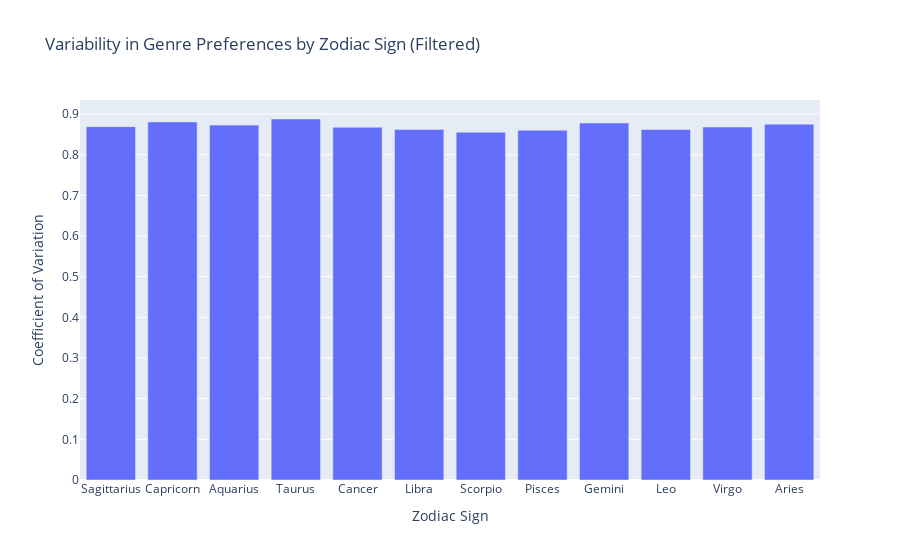

Here is the notebook cell this chart was saved with:
### Markdown cell above
##### 3. Specificity Analysis: Key Findings in Zodiac-Genre Preferences**:

Specificity measures how unique a zodiac sign's preference is compared to other signs, incorporating base rate adjustment:

1. **Base Rate Normalization**:
   - `normalized_pref(z,g) = (raw_pref(z,g) - base_rate(g)) / base_rate(g)`

2. **Specificity Calculation**:
   For each zodiac z and genre g:
   others_mean = mean(normalized_pref(other_signs,g))
   specificity(z,g) = normalized_pref(z,g) - others_mean

   This produces:
   - Positive values: preference stronger than other signs
   - Negative values: preference weaker than other signs
   - Magnitude: degree of preference uniqueness


###### Strong Positive Associations (Specificity > 0.15)
1. **Scorpio's Family/Animation Affinity**
   - Strongest positive association with Animation (0.175)
   - Similarly strong preference for Family Films (0.167)
   - Suggests Scorpio may be particularly drawn to imaginative, fantastical content

2. **Capricorn's Musical Connection**
   - Notable specificity for Musical films (0.170)
   - Interestingly contrasts with their strong aversion to Family Films

3. **Sagittarius's Thriller Preference**
   - Distinctive preference for Thrillers (0.125)
   - Also shows moderate interest in Crime Fiction (0.083)
   - Indicates potential attraction to suspenseful, complex narratives

###### Moderate Positive Associations (0.07-0.15)
- **Virgo**: Family Films (0.118)
- **Libra**: Musical (0.110)
- **Aquarius**: Action/Adventure (0.097)
- **Cancer**: Crime Fiction (0.086)

###### Notable Negative Associations (< -0.10)
1. **Strong Aversions**
   - Gemini: Family Films (-0.155)
   - Capricorn: Family Films (-0.154)
   - Sagittarius: Animation (-0.147)
   - Taurus: Musical (-0.149)

2. **Documentary Trend**
   - Consistently negative or near-zero specificity across all signs
   - Aries shows strongest aversion (-0.132)
   - Suggests documentary preference might be less influenced by zodiac

###### Balanced/Neutral Genres
- **Drama**: Relatively small specificity values across signs
- **Comedy**: Limited variation, suggesting universal appeal
- **Romance Film**: Moderate variations but no strong specificity

###### Pattern Analysis
1. **Genre Clustering**
   - Family Films and Animation often show correlated preferences
   - Crime Fiction and Thriller preferences tend to align
   - Musical preferences show distinct patterns from other genres

2. **Sign Characteristics**
   - Fire signs (Aries, Leo, Sagittarius) show varied preferences across genres
   - Earth signs (Taurus, Virgo, Capricorn) display strong contrasts
   - Air signs (Gemini, Libra, Aquarius) show moderate specificity patterns
   - Water signs (Cancer, Scorpio, Pisces) tend toward creative/emotional genres

###### Statistical Significance
- While these patterns are notable, effect sizes remain moderate
- Maximum specificity values around ±0.17 suggest subtle rather than deterministic relationships

### Code cell
# 15. Coefficient of variation plot
variability_plot = create_variability_plot(
    pref_df.std(axis=1) / pref_df.mean(axis=1),
    zodiac_signs
)
variability_plot.show()

### Figure 1 — Plotly figure (JSON) as saved in the notebook; plotly's stock layout.template omitted (floating-point values rounded to 4 significant figures)
{"data": [{"alignmentgroup": "True", "hovertemplate": "Zodiac Sign=%{x}<br>Coefficient of Variation=%{y}<extra></extra>", "legendgroup": "", "marker": {"color": "#636efa", "pattern": {"shape": ""}}, "name": "", "offsetgroup": "", "orientation": "v", "showlegend": false, "textposition": "auto", "type": "bar", "x": ["Sagittarius", "Capricorn", "Aquarius", "Taurus", "Cancer", "Libra", "Scorpio", "Pisces", "Gemini", "Leo", "Virgo", "Aries"], "xaxis": "x", "y": [0.869, 0.8805, 0.8727, 0.8878, 0.8674, 0.8622, 0.855, 0.86, 0.8781, 0.8622, 0.8681, 0.875], "yaxis": "y"}], "layout": {"barmode": "relative", "legend": {"tracegroupgap": 0}, "title": {"text": "Variability in Genre Preferences by Zodiac Sign (Filtered)"}, "xaxis": {"anchor": "y", "domain": [0, 1], "title": {"text": "Zodiac Sign"}}, "yaxis": {"anchor": "x", "domain": [0, 1], "title": {"text": "Coefficient of Variation"}}}}
